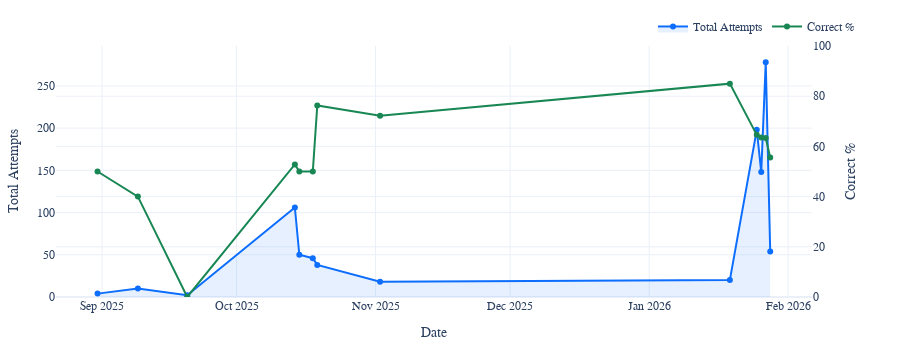

The notebook cell this image was saved under:
### Code cell
# Test create_quiz_by_date_chart
fig_quiz_date = create_quiz_by_date_chart(df_prepared)
print(f"create_quiz_by_date_chart test:")
print(f"  - Returns Figure: {type(fig_quiz_date).__name__}")
print(f"  - Number of traces: {len(fig_quiz_date.data)}")
fig_quiz_date.show()

### Figure 1 — Plotly figure (JSON) as saved in the notebook; plotly's stock layout.template omitted (floating-point values rounded to 4 significant figures)
{"data": [{"fill": "tozeroy", "fillcolor": "rgba(13, 110, 253, 0.1)", "line": {"color": "#0d6efd", "width": 2}, "marker": {"size": 6}, "mode": "lines+markers", "name": "Total Attempts", "type": "scatter", "x": ["2025-08-31T00:00:00", "2025-09-09T00:00:00", "2025-09-20T00:00:00", "2025-10-14T00:00:00", "2025-10-15T00:00:00", "2025-10-18T00:00:00", "2025-10-19T00:00:00", "2025-11-02T00:00:00", "2026-01-19T00:00:00", "2026-01-25T00:00:00", "2026-01-26T00:00:00", "2026-01-27T00:00:00", "2026-01-28T00:00:00"], "xaxis": "x", "y": [4, 10, 2, 106, 50, 46, 38, 18, 20, 198, 148, 278, 54], "yaxis": "y"}, {"line": {"color": "#198754", "width": 2}, "marker": {"size": 6}, "mode": "lines+markers", "name": "Correct %", "type": "scatter", "x": ["2025-08-31T00:00:00", "2025-09-09T00:00:00", "2025-09-20T00:00:00", "2025-10-14T00:00:00", "2025-10-15T00:00:00", "2025-10-18T00:00:00", "2025-10-19T00:00:00", "2025-11-02T00:00:00", "2026-01-19T00:00:00", "2026-01-25T00:00:00", "2026-01-26T00:00:00", "2026-01-27T00:00:00", "2026-01-28T00:00:00"], "xaxis": "x", "y": [50, 40, 0, 52.8, 50, 50, 76.3, 72.2, 85, 64.6, 63.5, 63.3, 55.6], "yaxis": "y2"}], "layout": {"font": {"family": "Arial, sans-serif", "size": 12}, "height": 350, "hovermode": "x unified", "legend": {"orientation": "h", "x": 1, "xanchor": "right", "y": 1.02, "yanchor": "bottom"}, "margin": {"b": 40, "l": 40, "r": 40, "t": 40}, "xaxis": {"anchor": "y", "domain": [0, 0.94], "title": {"text": "Date"}}, "yaxis": {"anchor": "x", "domain": [0, 1], "title": {"text": "Total Attempts"}}, "yaxis2": {"anchor": "x", "overlaying": "y", "range": [0, 100], "side": "right", "title": {"text": "Correct %"}}}}
